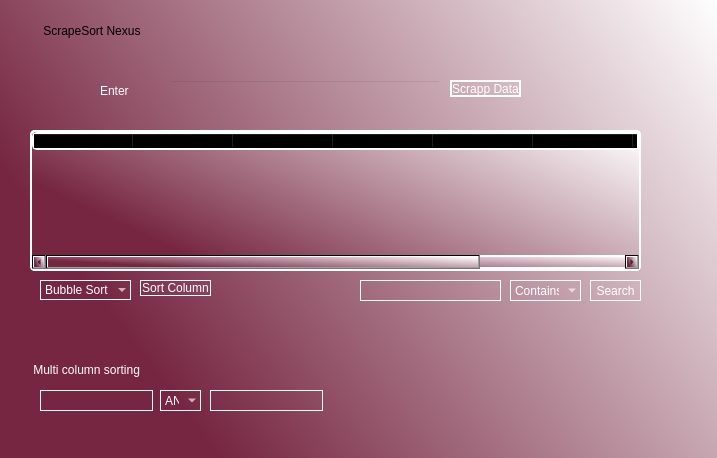
<?xml version="1.0" encoding="UTF-8"?>
<ui version="4.0">
 <class>Dialog</class>
 <widget class="QDialog" name="Dialog">
  <property name="geometry">
   <rect>
    <x>0</x>
    <y>0</y>
    <width>717</width>
    <height>458</height>
   </rect>
  </property>
  <property name="windowTitle">
   <string>Dialog</string>
  </property>
  <property name="styleSheet">
   <string notr="true">background-color:qlineargradient(spread:pad, x1:0.0454545, y1:0.454545, x2:1, y2:0, stop:0 rgba(118, 38, 65, 255), stop:1 rgba(255, 255, 255, 255))</string>
  </property>
  <widget class="QLabel" name="label">
   <property name="geometry">
    <rect>
     <x>0</x>
     <y>0</y>
     <width>701</width>
     <height>61</height>
    </rect>
   </property>
   <property name="styleSheet">
    <string notr="true">
font: 48pt &quot;Showcard Gothic&quot;;
background-color: transparent;
border: none;</string>
   </property>
   <property name="text">
    <string>             ScrapeSort Nexus</string>
   </property>
  </widget>
  <widget class="QLabel" name="label_2">
   <property name="geometry">
    <rect>
     <x>100</x>
     <y>80</y>
     <width>61</width>
     <height>21</height>
    </rect>
   </property>
   <property name="styleSheet">
    <string notr="true">font: 20pt &quot;MS Shell Dlg 2&quot;;
font: 18pt &quot;Algerian&quot;;
background-color: transparent;
border: none;
color:white</string>
   </property>
   <property name="text">
    <string>Enter</string>
   </property>
  </widget>
  <widget class="QLineEdit" name="lineEdit">
   <property name="geometry">
    <rect>
     <x>170</x>
     <y>80</y>
     <width>271</width>
     <height>20</height>
    </rect>
   </property>
   <property name="styleSheet">
    <string notr="true">background-color: transparent;</string>
   </property>
  </widget>
  <widget class="QPushButton" name="pushButton">
   <property name="geometry">
    <rect>
     <x>450</x>
     <y>80</y>
     <width>71</width>
     <height>17</height>
    </rect>
   </property>
   <property name="styleSheet">
    <string notr="true">background-color: transparent;
font: 9pt &quot;Algerian&quot;;
border: 2px solid white;
background-color: transparent;
color:white</string>
   </property>
   <property name="text">
    <string>Scrapp Data</string>
   </property>
  </widget>
  <widget class="QWidget" name="gridWidget" native="true">
   <property name="geometry">
    <rect>
     <x>30</x>
     <y>130</y>
     <width>611</width>
     <height>141</height>
    </rect>
   </property>
   <property name="styleSheet">
    <string notr="true">border: 2px solid white;
border-radius: 5px; /* Optional: Adds rounded corners */</string>
   </property>
   <layout class="QGridLayout" name="gridLayout">
    <item row="0" column="0">
     <widget class="QTableWidget" name="QTableWidget">
      <property name="styleSheet">
       <string notr="true">border: 2px solid white;
background-color: transparent;</string>
      </property>
      <column>
       <property name="text">
        <string>Rows</string>
       </property>
      </column>
      <column>
       <property name="text">
        <string>Phone Names</string>
       </property>
      </column>
      <column>
       <property name="text">
        <string>Condition</string>
       </property>
      </column>
      <column>
       <property name="text">
        <string>Price</string>
       </property>
      </column>
      <column>
       <property name="text">
        <string>Shipping Cost</string>
       </property>
      </column>
      <column>
       <property name="text">
        <string>Location</string>
       </property>
      </column>
      <column>
       <property name="text">
        <string>Seller Info</string>
       </property>
      </column>
      <column>
       <property name="text">
        <string>Quantity Sold</string>
       </property>
      </column>
     </widget>
    </item>
   </layout>
  </widget>
  <widget class="QComboBox" name="comboBox">
   <property name="geometry">
    <rect>
     <x>40</x>
     <y>280</y>
     <width>91</width>
     <height>20</height>
    </rect>
   </property>
   <property name="styleSheet">
    <string notr="true">font: 11pt &quot;MS Shell Dlg 2&quot;;
font: 87 10pt &quot;Arial Black&quot;;
border: 1px solid white;
background-color: transparent;
color:white</string>
   </property>
   <item>
    <property name="text">
     <string>Bubble Sort</string>
    </property>
   </item>
   <item>
    <property name="text">
     <string>Selection Sort</string>
    </property>
   </item>
   <item>
    <property name="text">
     <string>Insertion Sort </string>
    </property>
   </item>
   <item>
    <property name="text">
     <string>Merge Sort </string>
    </property>
   </item>
   <item>
    <property name="text">
     <string>Quick Sort</string>
    </property>
   </item>
   <item>
    <property name="text">
     <string>Counting Sort</string>
    </property>
   </item>
   <item>
    <property name="text">
     <string>Radix Sort</string>
    </property>
   </item>
   <item>
    <property name="text">
     <string>Bucket Sort</string>
    </property>
   </item>
  </widget>
  <widget class="QPushButton" name="pushButton_2">
   <property name="geometry">
    <rect>
     <x>140</x>
     <y>280</y>
     <width>71</width>
     <height>16</height>
    </rect>
   </property>
   <property name="styleSheet">
    <string notr="true">border: 1px solid white;
background-color: transparent;
font: 87 8pt &quot;Arial Black&quot;;
color:white</string>
   </property>
   <property name="text">
    <string>Sort Column</string>
   </property>
  </widget>
  <widget class="QLineEdit" name="lineEdit_2">
   <property name="geometry">
    <rect>
     <x>360</x>
     <y>280</y>
     <width>141</width>
     <height>21</height>
    </rect>
   </property>
   <property name="styleSheet">
    <string notr="true">border: 1px solid white;
background-color: transparent;</string>
   </property>
  </widget>
  <widget class="QComboBox" name="comboBox_2">
   <property name="geometry">
    <rect>
     <x>510</x>
     <y>280</y>
     <width>71</width>
     <height>21</height>
    </rect>
   </property>
   <property name="styleSheet">
    <string notr="true">border: 1px solid white;
font: 87 9pt &quot;Arial Black&quot;;
background-color: transparent;
color:white;
</string>
   </property>
   <item>
    <property name="text">
     <string>Contains</string>
    </property>
   </item>
   <item>
    <property name="text">
     <string>Starts withs</string>
    </property>
   </item>
   <item>
    <property name="text">
     <string>Ends withs</string>
    </property>
   </item>
  </widget>
  <widget class="QPushButton" name="pushButton_3">
   <property name="geometry">
    <rect>
     <x>590</x>
     <y>280</y>
     <width>51</width>
     <height>21</height>
    </rect>
   </property>
   <property name="styleSheet">
    <string notr="true">border: 1px solid white;
background-color: transparent;
font: 75 10pt &quot;MS Shell Dlg 2&quot;;
font: 75 8pt &quot;MS Shell Dlg 2&quot;;
font: 87 9pt &quot;Arial Black&quot;;
color:white</string>
   </property>
   <property name="text">
    <string>Search</string>
   </property>
  </widget>
  <widget class="QLabel" name="label_3">
   <property name="geometry">
    <rect>
     <x>30</x>
     <y>360</y>
     <width>161</width>
     <height>20</height>
    </rect>
   </property>
   <property name="styleSheet">
    <string notr="true">
background-color: transparent;
color:white;
font: 75 16pt &quot;MS Shell Dlg 2&quot;;</string>
   </property>
   <property name="text">
    <string> Multi column sorting</string>
   </property>
  </widget>
  <widget class="QLineEdit" name="lineEdit_3">
   <property name="geometry">
    <rect>
     <x>40</x>
     <y>390</y>
     <width>113</width>
     <height>21</height>
    </rect>
   </property>
   <property name="styleSheet">
    <string notr="true">border: 1px solid white;
background-color: transparent;</string>
   </property>
  </widget>
  <widget class="QComboBox" name="comboBox_3">
   <property name="geometry">
    <rect>
     <x>160</x>
     <y>390</y>
     <width>41</width>
     <height>21</height>
    </rect>
   </property>
   <property name="styleSheet">
    <string notr="true">border: 1px solid white;
background-color: transparent;
font: 75 10pt &quot;MS Shell Dlg 2&quot;;
color:white</string>
   </property>
   <item>
    <property name="text">
     <string>AND</string>
    </property>
   </item>
   <item>
    <property name="text">
     <string>OR</string>
    </property>
   </item>
   <item>
    <property name="text">
     <string>NOT</string>
    </property>
   </item>
  </widget>
  <widget class="QLineEdit" name="lineEdit_4">
   <property name="geometry">
    <rect>
     <x>210</x>
     <y>390</y>
     <width>113</width>
     <height>21</height>
    </rect>
   </property>
   <property name="styleSheet">
    <string notr="true">border: 1px solid white;
background-color: transparent;</string>
   </property>
  </widget>
 </widget>
 <resources/>
 <connections/>
</ui>
